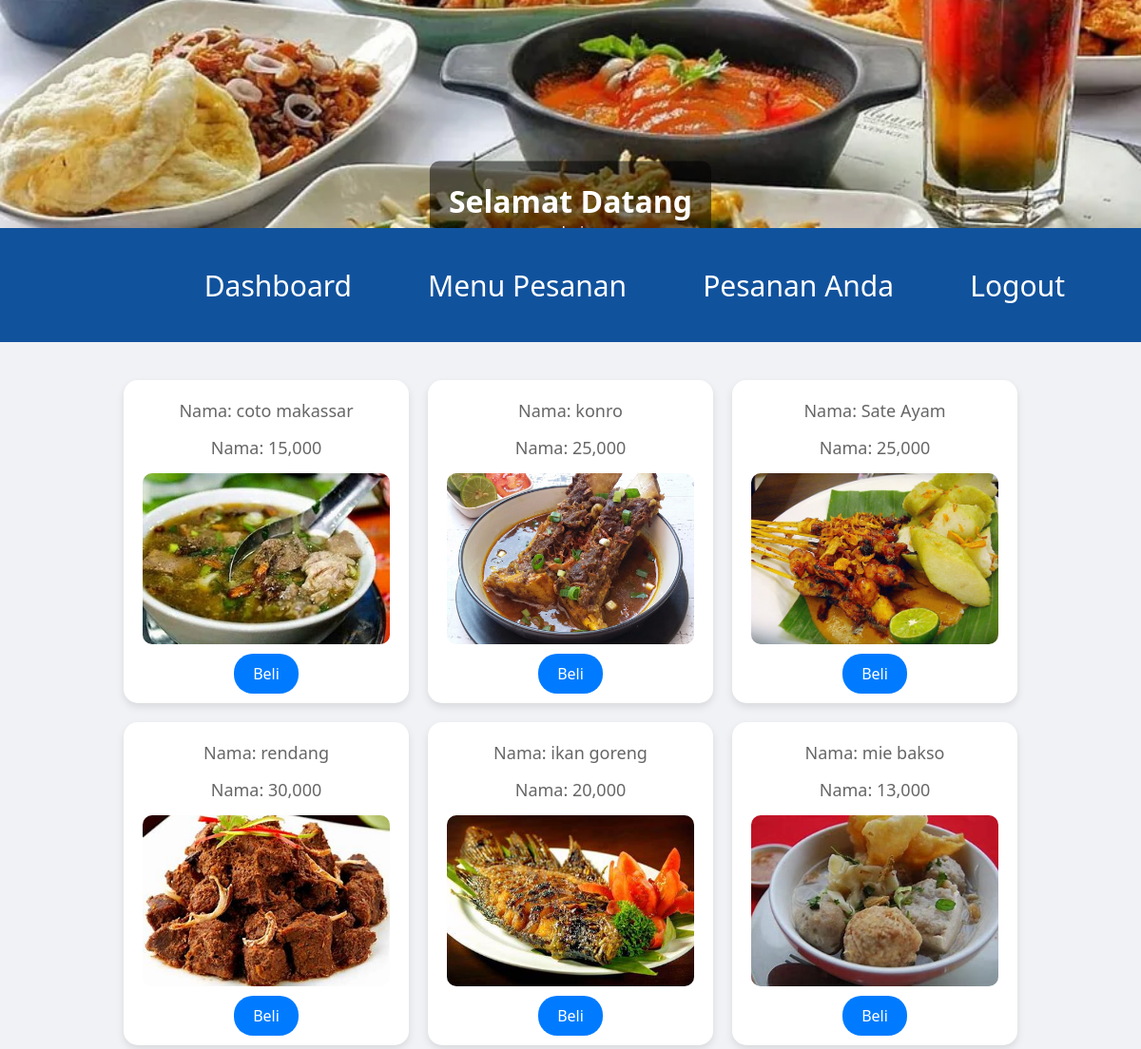
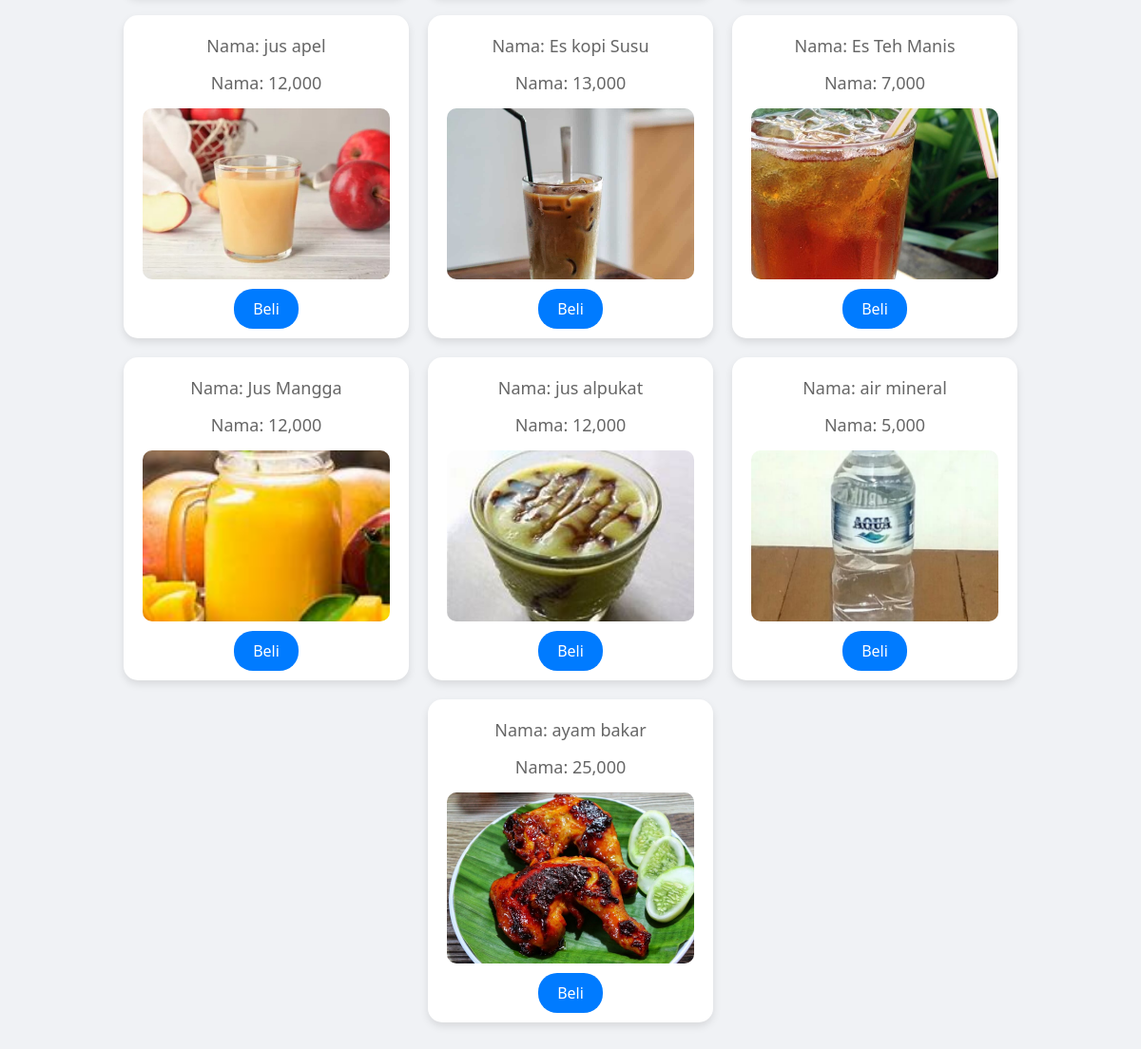
/menu_user.php (signed in), run on the app's committed database (2 pictures, top to bottom).
### tables this page shows
CREATE TABLE `produk` (
  `id_produk` int NOT NULL,
  `nama_produk` varchar(50) NOT NULL,
  `harga` int NOT NULL,
  `gambar` varchar(200) NOT NULL
);

### menu_user.php (the view, shortened to what this page needs)
<?php
    include "db.php";
?>
<!DOCTYPE html>
<html lang="en">
<head>
    <link rel="stylesheet" href="assets/css/menu_user.css">
</head>
<body>
<header>
            <div class="atas">
                <img class="bg-user" src="assets/img/bg2.webp">
            <div class="text-on-image">
                <h1 class="">Selamat Datang</h1>
                <p class=""><?=$_SESSION['username']?></p>
            </div>
            </div>
        </header>
        <nav class="navbar">
            <ul>
                <li class="item">
                    <a href="user.php">Dashboard</a>
                </li>
                <li class="item">
                    <a href="menu_user.php">Menu Pesanan</a>
                </li>
                <li class="item">
                    <a href="pesanan_user.php">Pesanan Anda</a>
                </li>
                <li class="item">
                    <a href="logout.php">Logout</a>
                </li>
            </ul>
        </nav>
    <div class="content user-dashboard">
     <?php
$produk = mysqli_query($db, "SELECT * FROM produk");
while($row = mysqli_fetch_array($produk)) {
    echo "<div class='card'>";
    echo "<p>Nama: " . $row['nama_produk'] . "</p>";
    echo "<p>Nama: " .number_format($row['harga'])  . "</p>";
    echo "<img src='assets/img/" . $row['gambar'] . "' alt='Produk'>";
    echo "<a href='beli.php?id_produk=" . $row['id_produk'] . "' class='beli-btn'>Beli</a>";
    echo "</div>";
}
?>
</div>
</body>
</html>

### assets/css/menu_user.css (style rules this page uses)
* { font-family: 'Segoe UI', Tahoma, Geneva, Verdana, sans-serif; margin: 0; padding: 0; box-sizing: border-box; }
body { margin: 0; background-color: #f0f2f5; }
.navbar { background-color: rgb(17, 82, 157); padding: 7px; width: 100%; height: 15vh; display: flex; align-items: center; justify-content: flex-end; font-size: 30px; margin-bottom: 0; position: relative; padding-right: 40px; }
ul { list-style-type: none; display: flex; margin: 0; padding: 0; }
.item { margin: 0 20px; }
.item a { text-decoration: none; color: #ffffff; padding: 10px 20px; transition: background-color 0.3s ease, color 0.3s ease; border-radius: 5px; }
img.bg-user { width: 100%; height: 30vh; display: block; object-fit: cover; }
.text-on-image { position: absolute; top: 10%; left: 50%; transform: translate(-50%, -50%); color: rgb(255, 255, 255); text-align: center; background-color: rgba(0, 0, 0, 0.5); padding: 20px; border-radius: 10px; }
.user-dashboard .card { width: 300px; background-color: #ffffff; border-radius: 15px; box-shadow: 0 4px 8px rgba(0, 0, 0, 0.1); transition: transform 0.3s ease, box-shadow 0.3s ease; overflow: hidden; text-align: center; padding: 20px; }
.user-dashboard .card img { width: 100%; height: 180px; object-fit: cover; margin-bottom: 15px; border-radius: 10px; }
.user-dashboard .card p { font-size: 18px; color: #666666; margin-bottom: 15px; }

### data on the page
produk: nama_produk "coto makassar", harga "15,000", gambar (picture)
produk: nama_produk "konro", harga "25,000", gambar (picture)
produk: nama_produk "Sate Ayam", harga "25,000", gambar (picture)
produk: nama_produk "rendang", harga "30,000", gambar (picture)
produk: nama_produk "ikan goreng", harga "20,000", gambar (picture)
produk: nama_produk "mie bakso", harga "13,000", gambar (picture)
produk: nama_produk "jus apel", harga "12,000", gambar (picture)
produk: nama_produk "Es kopi Susu", harga "13,000", gambar (picture)
produk: nama_produk "Es Teh Manis", harga "7,000", gambar (picture)
produk: nama_produk "Jus Mangga", harga "12,000", gambar (picture)
produk: nama_produk "jus alpukat", harga "12,000", gambar (picture)
produk: nama_produk "air mineral", harga "5,000", gambar (picture)
produk: nama_produk "ayam bakar", harga "25,000", gambar (picture)
